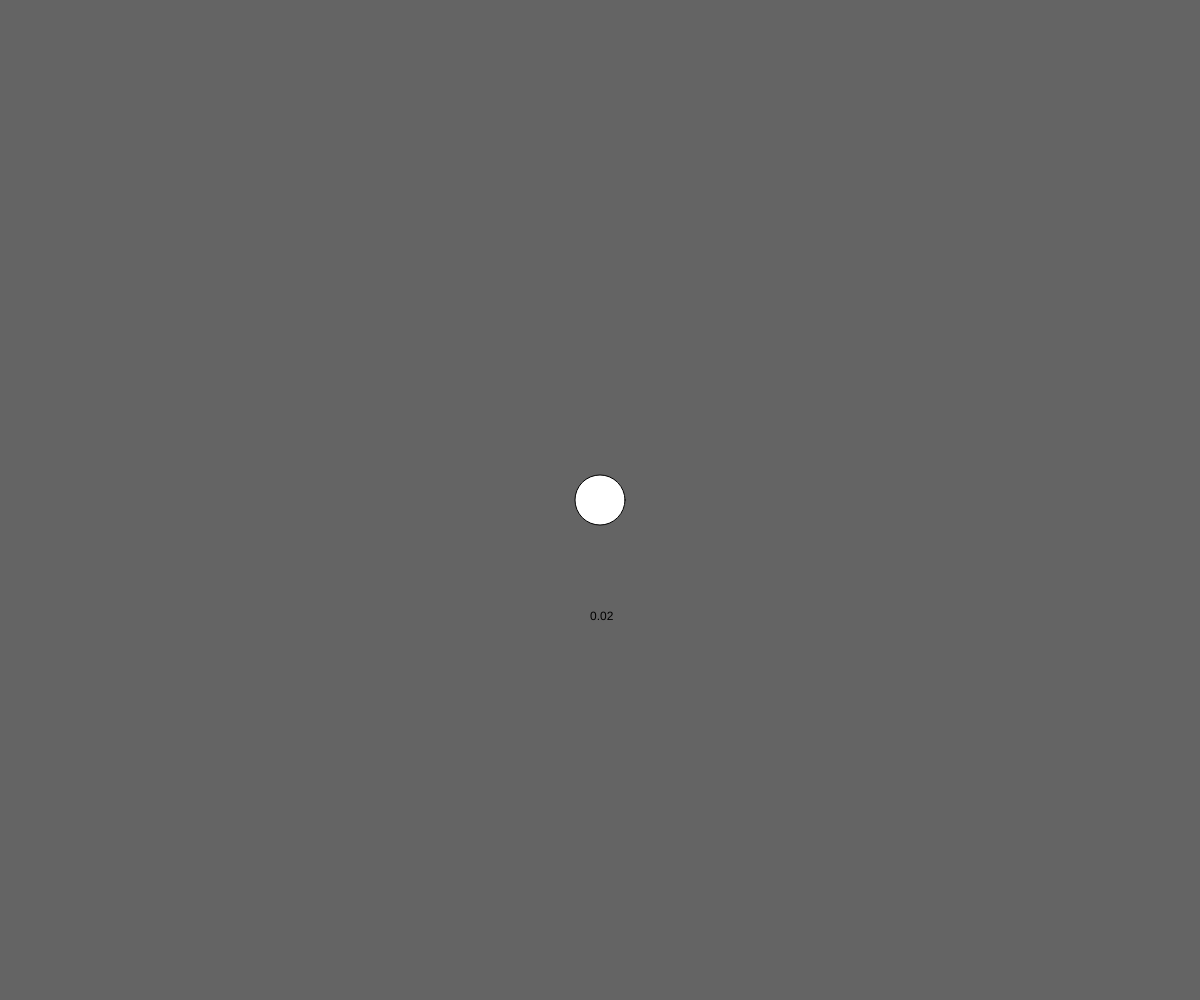
Frame 1 (no input)
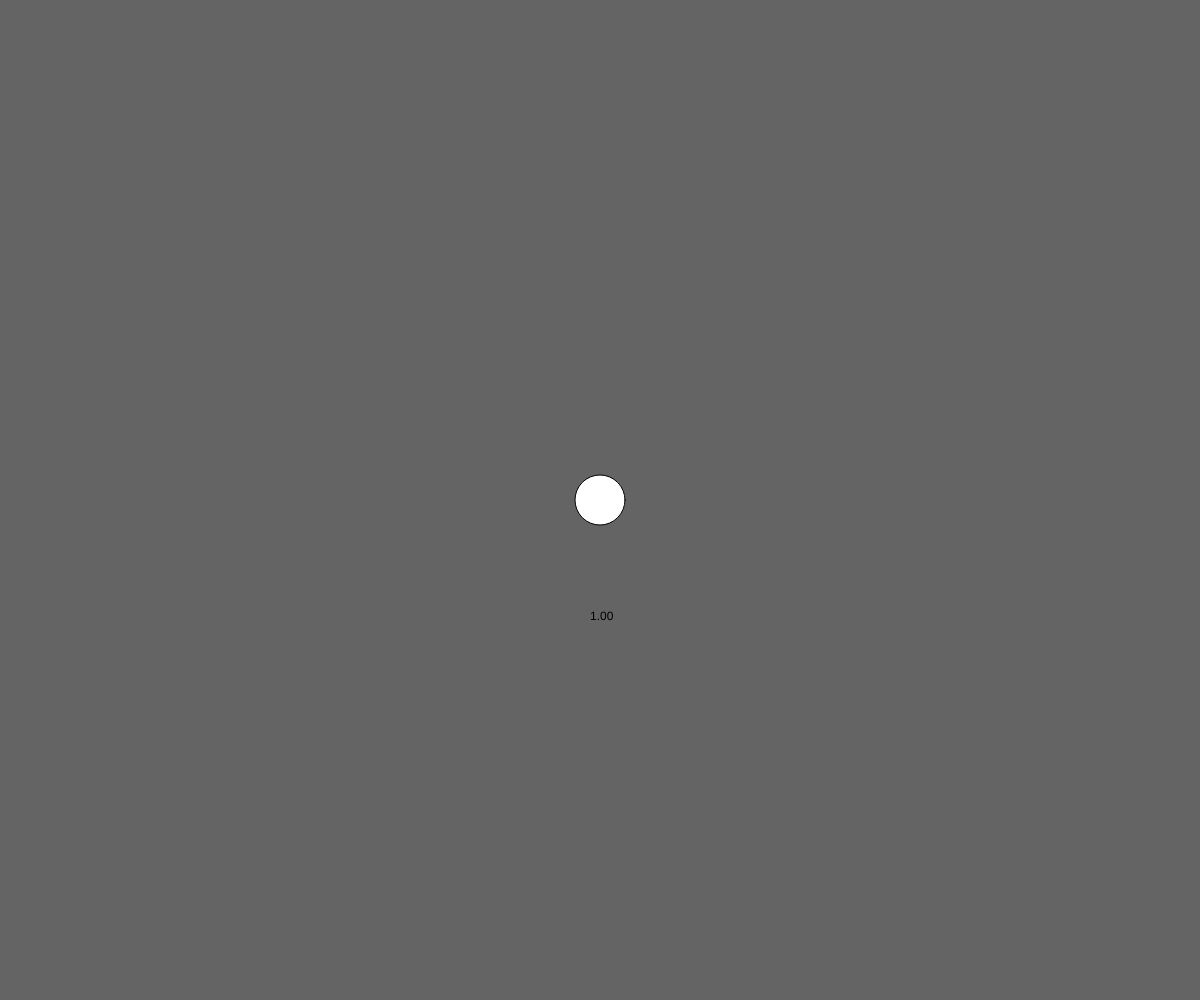
Frame 60 (no input)
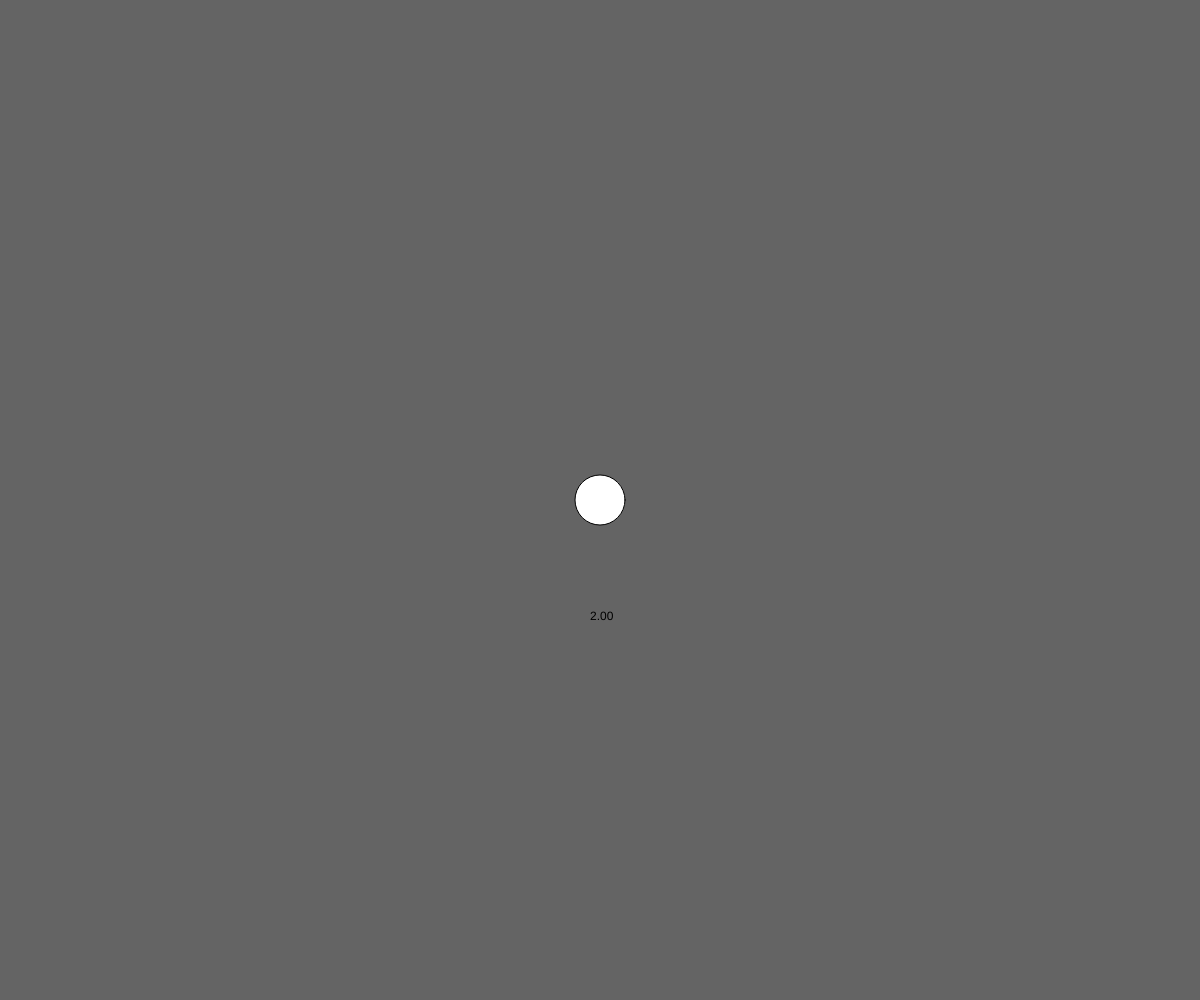
Frame 120 (the mouse pressed at the canvas centre since frame 60)

The p5.js sketch that drew these frames (run headless with seeded random() and noise() and a simulated clock; from frame 60 on, the mouse is pressed at the canvas centre):

// p5.js sketch
// ── sketch.js
// State Variables and real time
// Aamish
// September 18, 2025

//Global Variables
let shapeState = 0; // 0 - cirlce, 1 - square, 2 - triangle, 3 - Transition
let startTime, elapsedTime;


function setup() {
  createCanvas(windowWidth, windowHeight);
  startTime = millis();
}

function draw() {
  //targetting 60 fps
  background(100);
  drawShape();
  manageTimer();
  // print("frame: " + frameCount);
  if (shapeState === 3 && elapsedTime > 2000){
    shapeState = 0;
  }
}

function keyPressed(){
  //automaticaly called on any keyboard button press
  // state var: 0 → 1  , 1 → 2   
  // 2 → 3 (for 2 seconds ) → 0
  if(shapeState < 3){
    shapeState++;
    if (shapeState === 3){
      startTime = millis();
      
    }
  }  
  
}

function manageTimer(){
  //update elapsed time nad display
  // print(millis());
  elapsedTime = millis() - startTime;
  text((elapsedTime/1000).toFixed(2), width/2 - 10, height/2 + 120);
}

function drawShape(){
  //inspect our state variable, and draw 1 of 4 possible options, depending on the current value
  switch(shapeState){
    case 0:
      circle(width/2, height/2, 50);
      break;
    case 1:
      rectMode(CENTER);
      square(width/2, height/2, 50);
      break;
    case 2:
      let x = width/2;      let y = height/2
      triangle(x - 25, y, x + 25, y, x, y -45);
      break;
    case 3:
      
      for(let i = 0; i < 20; i++){
        let x = random(width*0.4, width*0.5);
        let y = random(height*0.4, height*0.5);
        line(x,y, x + 25, y);
      }
      break;
  }
}
